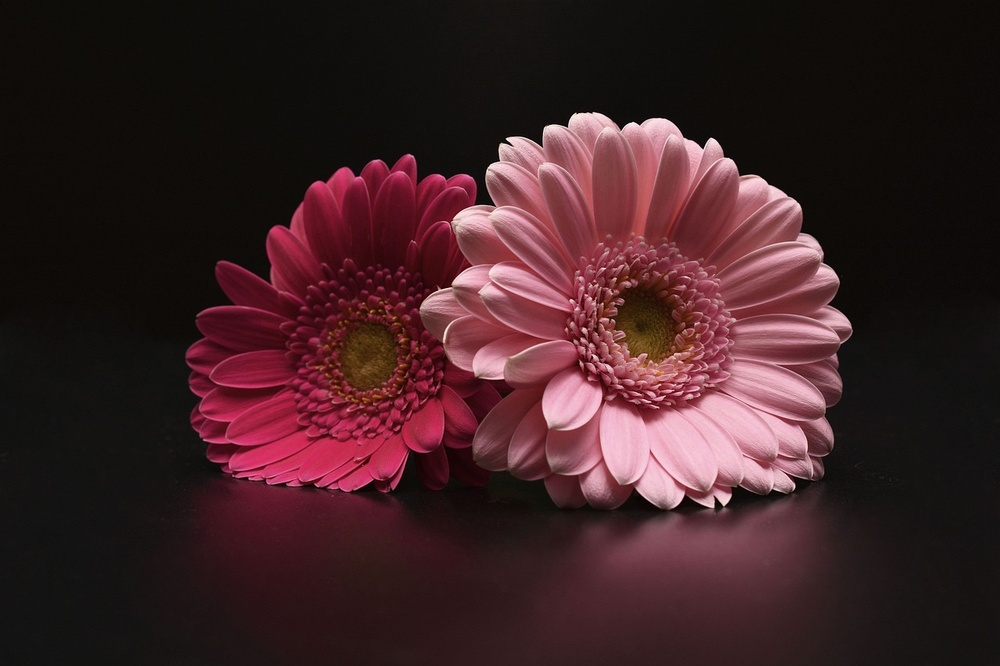
#> input picture opencv_tutorial/Rotation/flower.jpg, 1000 x 666 px, shrunk from 1280 x 853 before the run
$ python rotate45.py
#> lines starting #> are read from the running program, lines starting #| are printed output that depends on the picture
import cv2
import matplotlib.pyplot as plt

image = cv2.imread("flower.jpg")
#> image is the input picture: shape (666, 1000, 3); mean B, G, R 37, 34, 61.6

r = image.shape[0]
#> r = 666
c = image.shape[1]
#> c = 1000
center = (c//2, r//2)
#> center = (500, 333)

# clock wise
rotation_matrix_clock = cv2.getRotationMatrix2D(center, -45, 1)
clock_img = cv2.warpAffine(image, rotation_matrix_clock, (c, r))
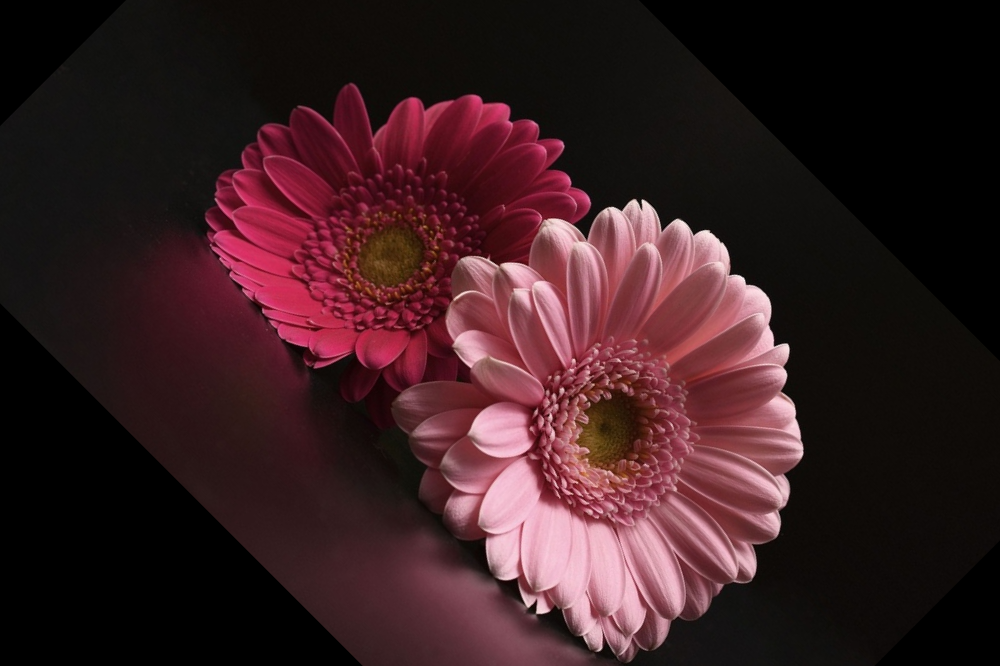
#> clock_img: shape (666, 1000, 3); mean B, G, R 33.3, 30, 56.3

# Anti clock wise
rotation_matrix_anticlock = cv2.getRotationMatrix2D(center, 45, 1)
anticlock_img = cv2.warpAffine(image, rotation_matrix_anticlock, (c, r))
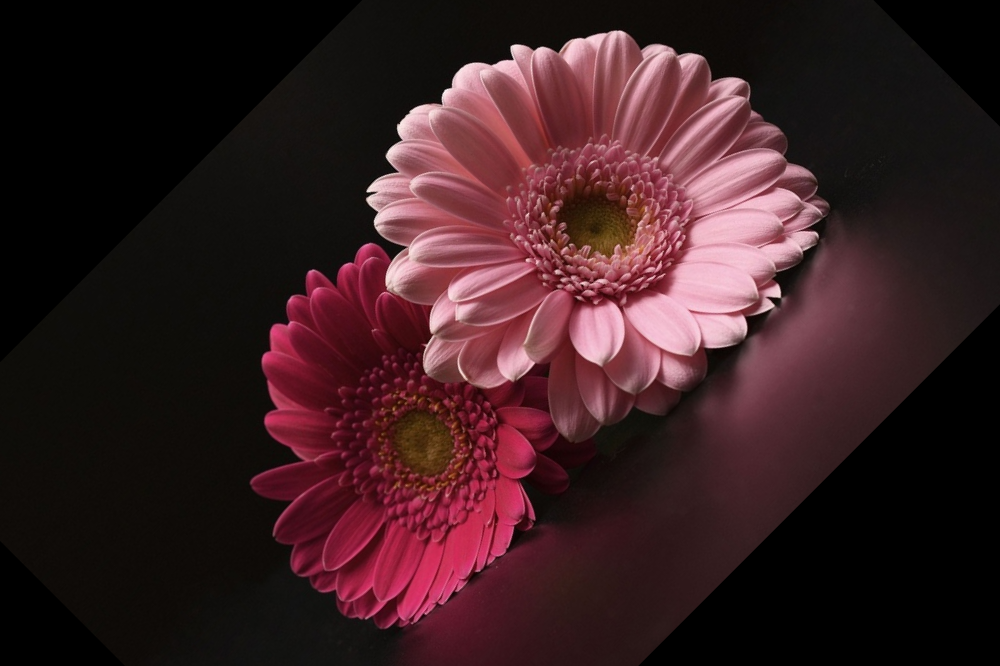
#> anticlock_img: shape (666, 1000, 3); mean B, G, R 34, 30.7, 57.3


plt.figure(figsize=(10, 5))

plt.subplot(1,3,1)
plt.title("Original")
plt.imshow(cv2.cvtColor(image, cv2.COLOR_BGR2RGB))

plt.subplot(1,3,2)
plt.title("Clockwise 45")
plt.imshow(cv2.cvtColor(clock_img, cv2.COLOR_BGR2RGB))

plt.subplot(1,3,3)
plt.title("Anticlockwise 45")
plt.imshow(cv2.cvtColor(anticlock_img, cv2.COLOR_BGR2RGB))

plt.show()
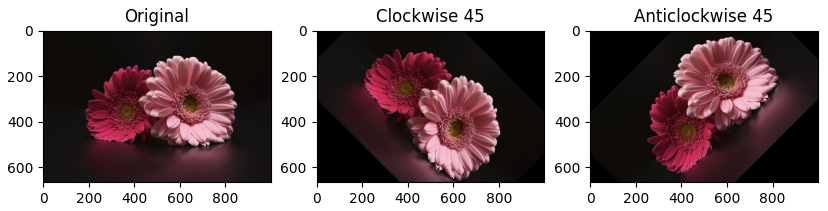
#> figure drawn by matplotlib, 3 panels
